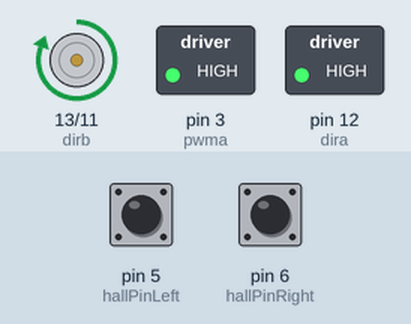
A sketch run on a simulated Arduino Uno, built with avr-gcc and run on an emulated ATmega328P. On the bench: direction and speed pins drawn as motors (green arrow = direction pin HIGH = forward, orange = LOW = backward, longer = more drive), switched loads named in the sketch (green lamp = pin HIGH). The test bench sets the inputs (shaded band); at power-on: pin 5 (hallPinLeft) LOW, pin 6 (hallPinRight) LOW. What the sketch prints to the serial monitor is not drawn.

Above: at 1.2 s.
1.3 s: pin 5 (hallPinLeft) pulled HIGH for 0.15 s
At 2.2 s:
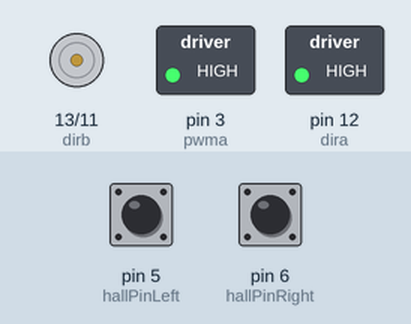
3.0 s: pin 5 (hallPinLeft) pulled HIGH for 1 s
At 5.2 s:
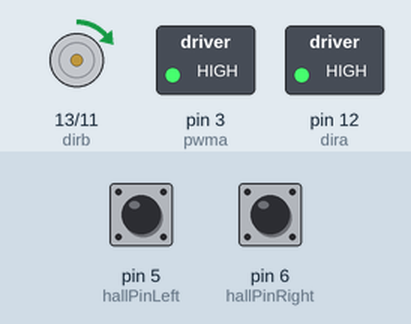
5.5 s: pin 6 (hallPinRight) pulled HIGH for 0.15 s
At 5.9 s:
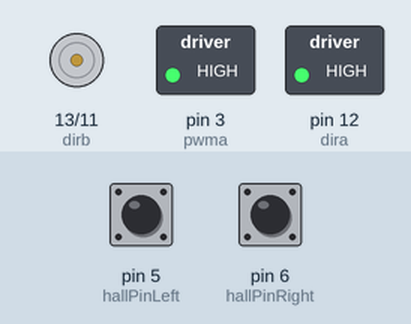
7.1 s: pin 6 (hallPinRight) pulled HIGH for 1 s
At 8.4 s:
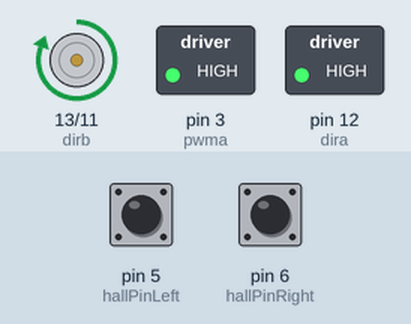
9.6 s: pin 5 (hallPinLeft) pulled HIGH for 3.2 s
At 13.2 s:
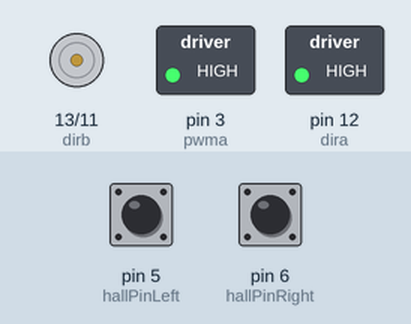
14.3 s: pin 6 (hallPinRight) pulled HIGH for 3.2 s
At 17.9 s:
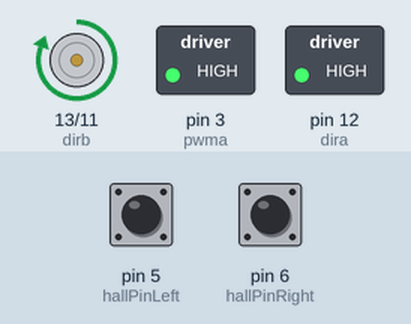
Timing chart, 0 to 19.4 s (numbered marks = the images above; inputs shaded):
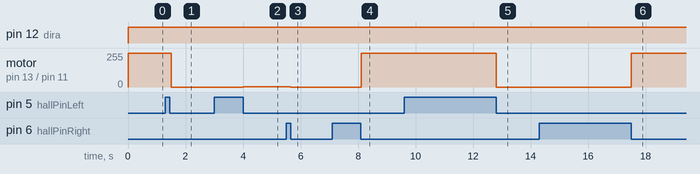

Measured:
- after the input at 1.3 s, motor on pin 13 (dirb) / pin 11 (pwmb): forward 255/255 → stopped after 0.20 s
- after the input at 3.0 s, motor on pin 13 (dirb) / pin 11 (pwmb): stopped → forward 1/255 after 1.0 s
- after the input at 5.5 s, motor on pin 13 (dirb) / pin 11 (pwmb): forward 1/255 → stopped after 0.15 s
- after the input at 7.1 s, motor on pin 13 (dirb) / pin 11 (pwmb): stopped → forward 255/255 after 1.0 s
- after the input at 9.6 s, motor on pin 13 (dirb) / pin 11 (pwmb): forward 255/255 → stopped after 3.2 s
- after the input at 14.3 s, motor on pin 13 (dirb) / pin 11 (pwmb): stopped → forward 255/255 after 3.2 s

The sketch:

Straight_Driving.ino
```cpp
const int hallPinRight = 6; // hall effect sensor 1
int hallStateRight = 0; // "Button" variable #1 for right wheel
int HSRR; // "Button" variable #2 for right wheel
float hallRightCounter = 0; // State change counter for right wheel
float HRCA = 0; // Value that gives the right wheel's velocity
float HRCB = 0; // Value after the loop runs for right wheel
float HRC1 = 0; // Distance covered by right wheel

const int hallPinLeft = 5; // hall effect sensor 2
int hallStateLeft = 0; // "Button" variable #1 for left wheel
int HSRL; // "Button" variable #2 for left wheel
float hallLeftCounter = 0; // State change counter for left wheel
float HLCA = 0; // Value that gives the left wheel's velocity
float HLCB = 0; // Value after the loop runs for left wheel
float HLC1 = 0; // Distance covered by left wheel

unsigned long timer; // Measures the time that has gone by, in milliseconds

int pwma = 3; // Left motor
int dira = 12; // Left motor
int pwmb = 11; // Right motor
int dirb = 13; // Right motor
int rpow = 255; // Changeable power for right wheel
int lpow = 255; // Changeable power for left wheel

void setup() {
  driveSetup();
}

void loop() {
  driveLoop(30, 'F');
  delay(1000);
  driveLoop(20, 'B');
  delay(1000);
  driveLoop(40, 'L');
  delay(1000);
  driveLoop(10, 'R');
  delay(1000);
}

void driveSetup() {
  pinMode(hallPinRight, INPUT);
  pinMode(hallPinLeft, INPUT);
  pinMode(dira, OUTPUT);
  pinMode(pwma, OUTPUT);
  pinMode(pwmb, OUTPUT);
  pinMode(dirb, OUTPUT);
  HSRR = digitalRead(hallPinRight);
  HSRL = digitalRead(hallPinLeft);
  Serial.begin(9600);
  analogWrite(pwma, rpow);
  analogWrite(pwmb, lpow);
}

void driveLoop(int distance, char dir) {
  analogWrite(pwma, rpow);
  analogWrite(pwmb, lpow);
  while (HRC1 <= distance)
  {
    // Note #1: Each wheel has a circumference of 7.854 in.
    // Note #2: The ratio of magnet state changes to wheel rotations is 192:1.
    if (dir == 'L')
    {
      digitalWrite(dira, HIGH);
      digitalWrite(dirb, LOW);
    }
    else if (dir == 'R')
    {
      digitalWrite(dira, LOW);
      digitalWrite(dirb, HIGH);
    }
    else if (dir == 'F')
    {
      digitalWrite(dira, HIGH);
      digitalWrite(dirb, HIGH);
    }
    else if (dir == 'B') {
      digitalWrite(dira, LOW);
      digitalWrite(dirb, LOW);
    }

    timer = millis();

    hallStateRight = digitalRead(hallPinRight);
    hallStateLeft = digitalRead(hallPinLeft);
    if (hallStateRight != HSRR) {
      if (hallStateRight == LOW) {
        hallRightCounter++;
        HRC1 = ((hallRightCounter / 192) * 7.854);
      }
    }

    if (hallStateLeft != HSRL) {
      if (hallStateLeft == LOW) {
        hallLeftCounter++;
        HLC1 = ((hallLeftCounter / 192) * 7.854);
      }
    }

    HSRR = hallStateRight;
    HSRL = hallStateLeft;

    // I should probably count separate time intervals, with data
    // getting gathered for both the time and the state changes
    // every given fraction of a second.
    if ((timer % 50) == 0) {
      HRCA = (hallRightCounter - HRCB) / 0.05;
      HLCA = (hallLeftCounter - HLCB) / 0.05;
      Serial.print("R: ");
      Serial.println(HRCA);
      Serial.print("L: ");
      Serial.println(HLCA);
      HRCB = hallRightCounter;
      HLCB = hallLeftCounter;

      if (HRCA < HLCA)
      {
        lpow = lpow + 1;
        analogWrite(pwmb, lpow);
      }
      else if (HRCA > HLCA)
      {
        lpow = lpow - 1;
        analogWrite(pwmb, lpow);
      }
    }
  }
  analogWrite(pwma, LOW);
  analogWrite(pwmb, LOW);
  HRC1 = 0;
  HLC1 = 0;
  hallRightCounter = 0;
  hallLeftCounter = 0;
}
```
